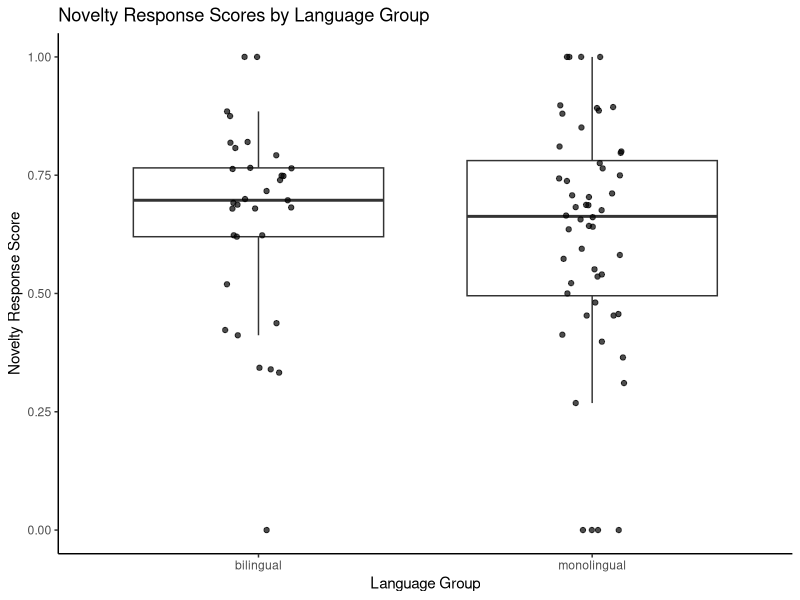
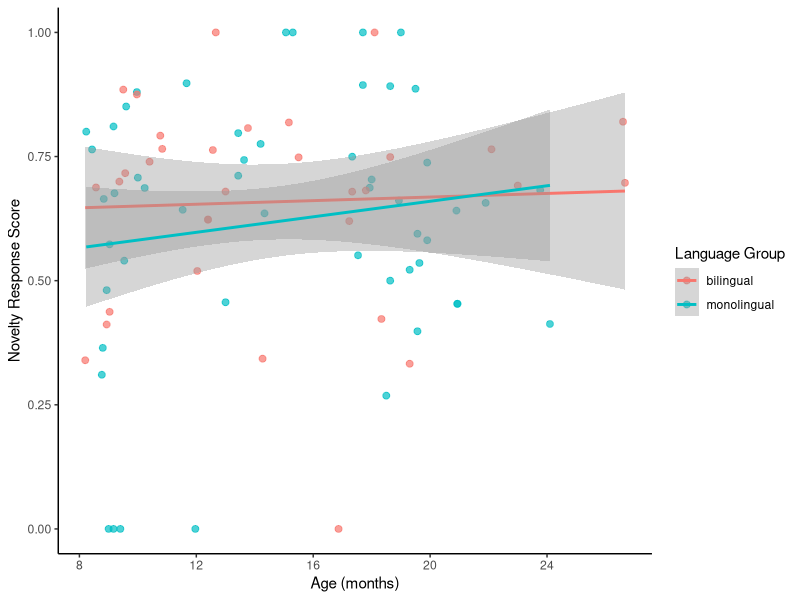
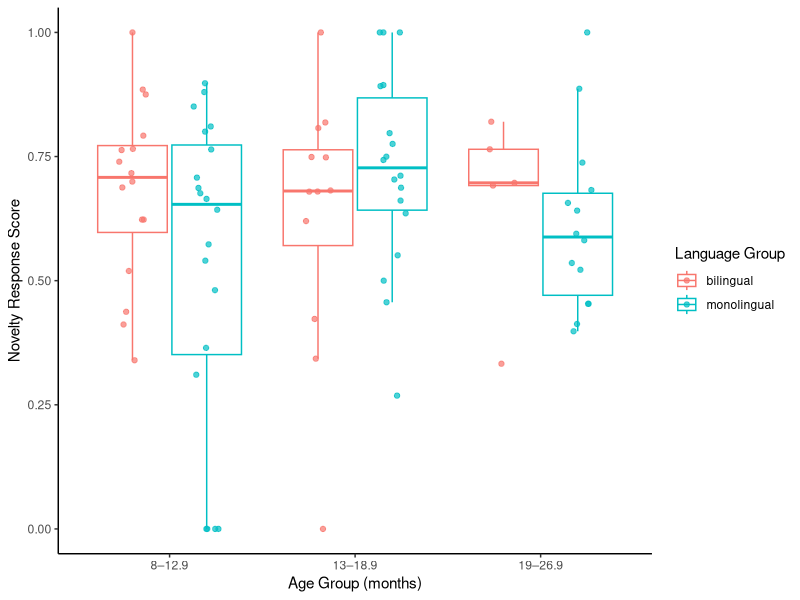
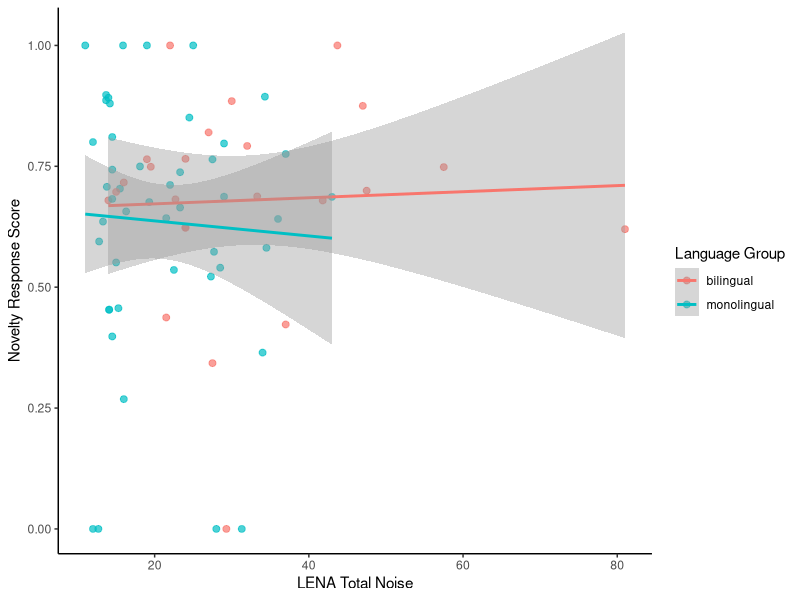
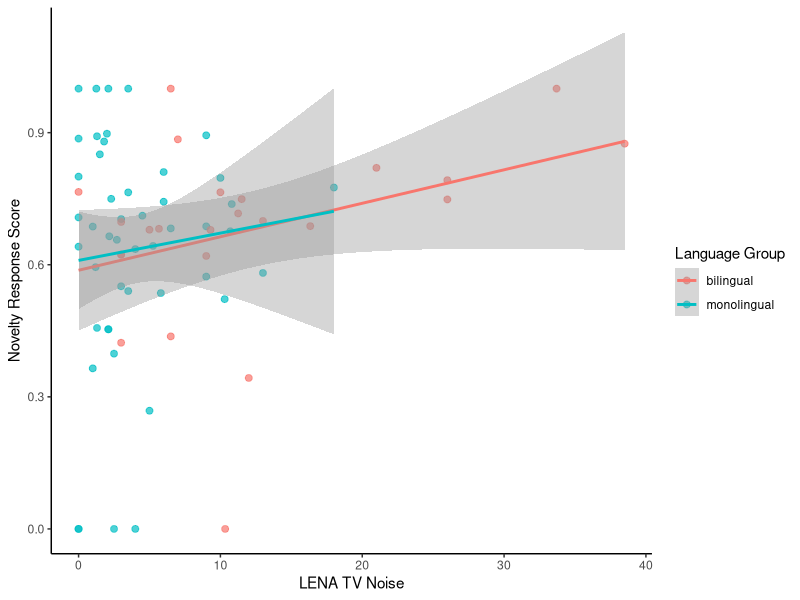

Recreate these plots in R, in order.
## ---- chunk 1
library(dplyr)
hab <- read.csv("hab.csv")
age <- read.csv("age.csv")
lena <- read.csv("lena.csv")
mcdi <- read.csv("mcdi.csv")

#78 participants (including V1 and V2 data points) with hab data
#this only includes kids who did habituate
hab <- hab %>%
  left_join(age, by = "Participant")

hab <- hab %>%
  left_join(lena, by = "Participant")

#which kids are missing lena data
hab %>%
  filter(is.na(noise_sum)) %>%
  pull(Participant)

#22 kids 
#"M05ES"     "M08SA"     "M43EW"     "M47JJ"     "M48DZ"    
# "M46CC"     "M08SA_V2"  "M24JB_V2"  "B04DR"     "B06JR"     "B10KG"    
#"B17YT"     "B22JR"     "B24EBR"    "B23RF"     "B28APF"    "B29NRP"   
#"B31ZR"     "B34ES"     "B26GB"     "B32NF"     "B12KRM_V2"

hab <- hab %>%
  left_join(mcdi, by = "Participant")

#which kids are missing mcdi data
hab %>%
  filter(is.na(mcdi)) %>%
  pull(Participant)

#31 kids 
#"M11BLP"    "M22AS"     "M41GG"     "M43EW"     "M45DA"     "M47JJ"    
#"M48DZ"     "M46CC"     "M12RO_V2"  "M13CY_V2"  "B05ET"     "B10KG"    
#"B16LR"     "B17YT"     "B18LS"     "B21HM"     "B22JR"     "B24EBR"   
#"B23RF"     "B27KDS"    "B28APF"    "B30MR"     "B29NRP"    "B31ZR"    
#"B34ES"     "B26GB"     "B32NF"     "B33KLH"    "B05ET_V2"  "B11ARF_V2"
#"B12KRM_V2"

# add a language column
hab <- hab %>%
  mutate(
    language = case_when(
      grepl("^M", Participant) ~ "monolingual",
      grepl("^B", Participant) ~ "bilingual",
      TRUE ~ NA_character_
    )
  )
## ---- chunk 2
library(ggplot2)

ggplot(hab, aes(x = language, y = nov_score)) +
  geom_boxplot(outlier.shape = NA) +
  geom_jitter(width = 0.1, alpha = 0.7) +
  labs(
    x = "Language Group",
    y = "Novelty Response Score",
    title = "Novelty Response Scores by Language Group"
  ) +
  theme_classic()
## ---- chunk 3
# creating age group bins
hab <- hab %>%
  mutate(
    age_group = case_when(
      age >= 8  & age < 13 ~ "8–12.9",
      age >= 13 & age < 19 ~ "13–18.9",
      age >= 19 & age < 27 ~ "19–26.9",
      TRUE ~ NA_character_
    ),
    age_group = factor(
      age_group,
      levels = c("8–12.9", "13–18.9", "19–26.9")
    )
  )
## ---- chunk 4
ggplot(hab, aes(x = age, y = nov_score, color = language)) +
  geom_point(size = 2, alpha = 0.7) +
  geom_smooth(method = "lm", se = TRUE) +
  labs(
    x = "Age (months)",
    y = "Novelty Response Score",
    color = "Language Group"
  ) +
  theme_classic()
## ---- chunk 5
ggplot(hab, aes(x = age_group, y = nov_score, color = language)) +
  geom_boxplot(position = position_dodge(width = 0.8),
               outlier.shape = NA) +
  geom_jitter(position = position_jitterdodge(
    jitter.width = 0.15,
    dodge.width = 0.8
  ),
  alpha = 0.7) +
  labs(
    x = "Age Group (months)",
    y = "Novelty Response Score",
    color = "Language Group"
  ) +
  theme_classic()

## ---- chunk 6
ggplot(hab, aes(x = noise_sum, y = nov_score, color = language)) +
  geom_point(size = 2, alpha = 0.7) +
  geom_smooth(method = "lm", se = TRUE) +
  labs(
    x = "LENA Total Noise",
    y = "Novelty Response Score",
    color = "Language Group"
  ) +
  theme_classic()
## ---- chunk 7
ggplot(hab, aes(x = tv, y = nov_score, color = language)) +
  geom_point(size = 2, alpha = 0.7) +
  geom_smooth(method = "lm", se = TRUE) +
  labs(
    x = "LENA TV Noise",
    y = "Novelty Response Score",
    color = "Language Group"
  ) +
  theme_classic()
